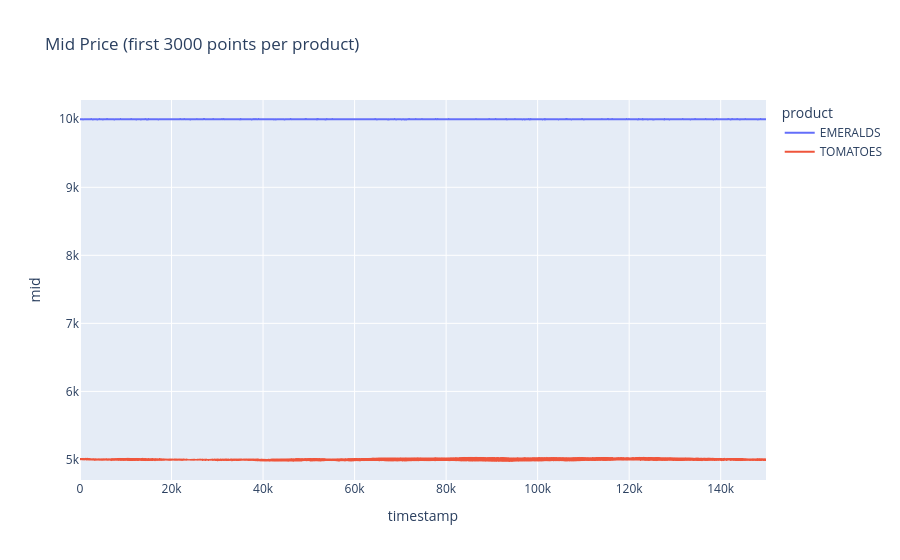

Source (notebook cell):
### Code cell
sample = (
    df.sort_values(['product', 'timestamp'])
    .groupby('product', as_index=False, group_keys=False)
    .head(3000)
)

fig_mid = px.line(sample, x='timestamp', y='mid', color='product', title='Mid Price (first 3000 points per product)')
fig_mid.show()

### Figure 1 — Plotly figure (JSON) as saved in the notebook; plotly's stock layout.template omitted (floating-point values rounded to 4 significant figures; data arrays with more than 128 entries replaced by an {"elided": "..."} marker saying what was removed)
{"data": [{"hovertemplate": "product=EMERALDS<br>timestamp=%{x}<br>mid=%{y}<extra></extra>", "legendgroup": "EMERALDS", "line": {"color": "#636efa", "dash": "solid"}, "marker": {"symbol": "circle"}, "mode": "lines", "name": "EMERALDS", "showlegend": true, "x": {"elided": "3000 int values"}, "xaxis": "x", "y": {"elided": "3000 float values"}, "yaxis": "y", "type": "scattergl"}, {"hovertemplate": "product=TOMATOES<br>timestamp=%{x}<br>mid=%{y}<extra></extra>", "legendgroup": "TOMATOES", "line": {"color": "#EF553B", "dash": "solid"}, "marker": {"symbol": "circle"}, "mode": "lines", "name": "TOMATOES", "showlegend": true, "x": {"elided": "3000 int values"}, "xaxis": "x", "y": {"elided": "3000 float values"}, "yaxis": "y", "type": "scattergl"}], "layout": {"xaxis": {"anchor": "y", "domain": [0.0, 1.0], "title": {"text": "timestamp"}}, "yaxis": {"anchor": "x", "domain": [0.0, 1.0], "title": {"text": "mid"}}, "legend": {"title": {"text": "product"}, "tracegroupgap": 0}, "title": {"text": "Mid Price (first 3000 points per product)"}}}
